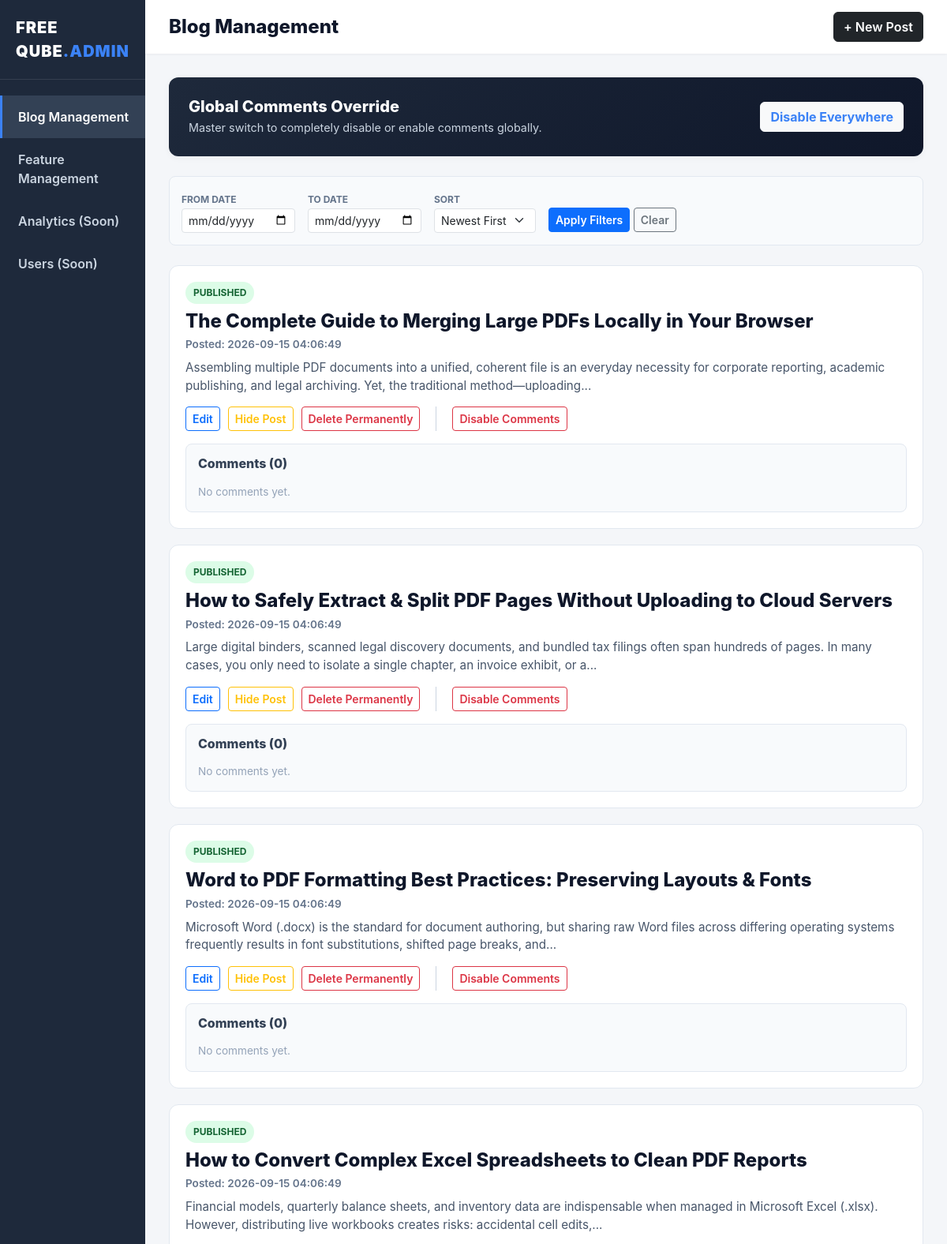
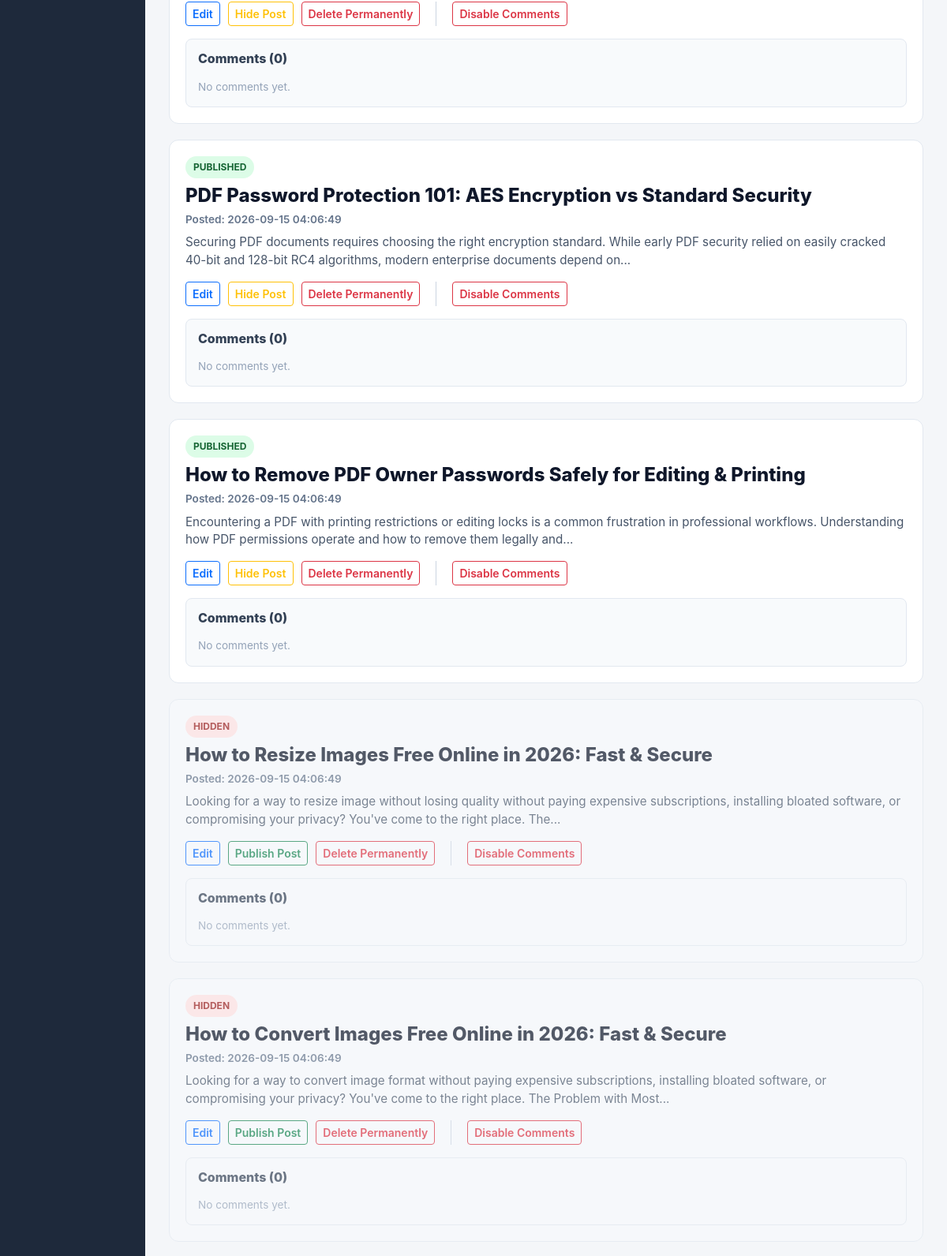
Screenshot of /admin/dashboard (signed in, upper part) with the database file from the repository (2 pictures, top to bottom).
### tables this page shows
CREATE TABLE blogs (
            id INTEGER PRIMARY KEY AUTOINCREMENT,
            title TEXT NOT NULL,
            slug TEXT UNIQUE NOT NULL,
            content TEXT NOT NULL,
            image_path TEXT,
            created_at TIMESTAMP DEFAULT CURRENT_TIMESTAMP
        , comments_enabled INTEGER DEFAULT 1, is_hidden INTEGER DEFAULT 0);

### routes/admin.py (the view)
@admin_bp.route('/dashboard', methods=['GET'])
def dashboard():
    if not session.get('admin_logged_in'):
        return redirect(url_for('admin.login'))
    conn = get_db_connection()
    c = conn.cursor()
    c.execute("SELECT value FROM settings WHERE key = 'global_comments_enabled'")
    row = c.fetchone()
    global_comments_enabled = (row['value'] == '1') if row else True
    c.execute("SELECT key, value FROM settings WHERE key LIKE 'feature_%'")
    f_rows = c.fetchall()
    feature_dict = {r['key']: (r['value'] == '1') for r in f_rows}
    features_grouped = []
    for group in FEATURE_GROUPS:
        grp = dict(group)
        grp['is_enabled'] = feature_dict.get(grp['key'], True)
        grp_children = []
        for child in grp.get('children', []):
            child_dict = dict(child) # VERY IMPORTANT: DO NOT USE 'c'
            child_dict['is_enabled'] = feature_dict.get(child_dict['key'], True)
            grp_children.append(child_dict)
        grp['children'] = grp_children
        features_grouped.append(grp)
    date_from = request.args.get('date_from')
    date_to = request.args.get('date_to')
    sort = request.args.get('sort', 'DESC')
    if sort not in ['ASC', 'DESC']: sort = 'DESC'
    query = "SELECT * FROM blogs"
    params = []
    conditions = []
    if date_from:
        conditions.append("date(created_at) >= ?")
        params.append(date_from)
    if date_to:
        conditions.append("date(created_at) <= ?")
        params.append(date_to)
    if conditions:
        query += " WHERE " + " AND ".join(conditions)
    query += f" ORDER BY created_at {sort}"
    c.execute(query, params)
    blogs_raw = c.fetchall()
    blogs = []
    for b in blogs_raw:
        blog_dict = dict(b)
        c.execute("SELECT * FROM comments WHERE blog_id = ? ORDER BY created_at ASC", (b['id'],))
        blog_dict['comments'] = c.fetchall()
        blogs.append(blog_dict)
    conn.close()
    active_tab = request.args.get('tab', 'blogs')
    return render_template('admin_dashboard.html',
                           blogs=blogs,
                           global_comments_enabled=global_comments_enabled,
                           features_grouped=features_grouped,
                           sort=sort,
                           date_from=date_from or '',
                           date_to=date_to or '',
                           active_tab=active_tab)

### app.py (called while the page is built)
@app.before_request
def set_language():
    lang = request.args.get('lang')
    if lang in SUPPORTED_LANGUAGES:
        g.lang = lang
    else:
        g.lang = request.cookies.get('lang', 'en')
        if g.lang not in SUPPORTED_LANGUAGES:
            g.lang = 'en'

@app.context_processor
def inject_translations():
    def t(key):
        if key in TRANSLATIONS and g.lang in TRANSLATIONS[key]:
            return TRANSLATIONS[key][g.lang]
        if key in TRANSLATIONS and 'en' in TRANSLATIONS[key]:
            return TRANSLATIONS[key]['en']
        return key
    return dict(t=t, current_lang=g.lang, supported_langs=SUPPORTED_LANGUAGES)
    return dict(t=t, current_lang=g.lang, supported_langs=SUPPORTED_LANGUAGES, year=2026)

@app.context_processor
def inject_features():
    try:
        conn = sqlite3.connect('blogs.db')
        conn.row_factory = sqlite3.Row
        c = conn.cursor()
        c.execute("SELECT key, value FROM settings WHERE key LIKE 'feature_%'")
        rows = c.fetchall()
        conn.close()
        features = defaultdict(lambda: True)
        for r in rows:
            features[r['key']] = (r['value'] == '1')
        return dict(features=features)
    except:
        return dict(features=defaultdict(lambda: True))

### routes/admin.py (called while the page is built)
def get_db_connection():
    conn = sqlite3.connect('blogs.db')
    conn.row_factory = sqlite3.Row
    return conn

### templates/admin_dashboard.html (shortened to what this page needs)
<!DOCTYPE html>
<html lang="en">
<head>
    <link href="https://cdn.jsdelivr.net/npm/bootstrap@5.3.0-alpha1/dist/css/bootstrap.min.css" rel="stylesheet">
    <link rel="stylesheet" href="https://cdnjs.cloudflare.com/ajax/libs/font-awesome/6.4.0/css/all.min.css">
    <link href="https://cdn.jsdelivr.net/npm/summernote@0.8.18/dist/summernote-lite.min.css" rel="stylesheet">
</head>
<body>
<div class="sidebar">
    <div class="sidebar-brand">FREE QUBE<span style="color:#3b82f6;">.ADMIN</span></div>
    <div style="flex-grow: 1; margin-top: 20px;" id="sidebarNav">
        <a class="nav-item {{ 'active' if active_tab == 'blogs' else '' }}" onclick="switchTab('blogs', this)">Blog Management</a>
        <a class="nav-item {{ 'active' if active_tab == 'features' else '' }}" onclick="switchTab('features', this)">Feature Management</a>
        <a class="nav-item">Analytics (Soon)</a>
        <a class="nav-item">Users (Soon)</a>
    </div>
</div>
<div class="main-content">
    <div id="tab-blogs" class="tab-section {{ 'active' if active_tab == 'blogs' else '' }}">
        <div class="topbar">
            <h4 style="margin: 0; font-weight: 800; color: #0f172a;">Blog Management</h4>
            <div>
                <button class="btn btn-dark" style="font-weight: 600;" data-bs-toggle="modal" data-bs-target="#createBlogModal">+ New Post</button>
            </div>
        </div>
        <div class="content-area">
            <div class="admin-card" style="background: linear-gradient(135deg, #1e293b 0%, #0f172a 100%); color: white; border: none;">
                <div class="d-flex justify-content-between align-items-center">
                    <div>
                        <h5 class="mb-1" style="font-weight: 800;">Global Comments Override</h5>
                        <p class="mb-0" style="font-size: 0.9rem; color: #cbd5e1;">Master switch to completely disable or enable comments globally.</p>
                    </div>
                    <button onclick="toggleGlobalComments()" class="btn btn-light" style="font-weight: 700; color: {{ '#3b82f6' if global_comments_enabled else '#ef4444' }}">
                        {{ 'Disable Everywhere' if global_comments_enabled else 'Enable Everywhere' }}
                    </button>
                </div>
            </div>
            <div class="controls-bar">
                <form method="GET" action="/admin/dashboard" class="d-flex gap-3 align-items-center w-100">
                    <div>
                        <label class="form-label" style="font-size: 0.75rem; font-weight: 700; color: #64748b; margin-bottom: 2px;">FROM DATE</label>
                        <input type="date" name="date_from" class="form-control form-control-sm" value="{{ date_from }}">
                    </div>
                    <div>
                        <label class="form-label" style="font-size: 0.75rem; font-weight: 700; color: #64748b; margin-bottom: 2px;">TO DATE</label>
                        <input type="date" name="date_to" class="form-control form-control-sm" value="{{ date_to }}">
                    </div>
                    <div>
                        <label class="form-label" style="font-size: 0.75rem; font-weight: 700; color: #64748b; margin-bottom: 2px;">SORT</label>
                        <select name="sort" class="form-select form-select-sm">
                            <option value="DESC" {% if sort == 'DESC' %}selected{% endif %}>Newest First</option>
                        </select>
                    </div>
                    <div class="mt-4">
                        <button type="submit" class="btn btn-sm btn-primary" style="font-weight: 600;">Apply Filters</button>
                        <a href="/admin/dashboard?tab=blogs" class="btn btn-sm btn-outline-secondary" style="font-weight: 600;">Clear</a>
                    </div>
                </form>
            </div>
            <div class="blog-row">
                {% for blog in blogs %}
                <div class="blog-item {{ 'hidden-blog' if blog.is_hidden else '' }}">
                    <div class="d-flex justify-content-between align-items-start mb-2">
                        <div>
                            <span class="badge-custom {{ 'badge-hidden' if blog.is_hidden else 'badge-visible' }} mb-2 d-inline-block">
                                {{ 'HIDDEN' if blog.is_hidden else 'PUBLISHED' }}
                            </span>
                            <h4 style="font-weight: 800; color: #0f172a; margin-bottom: 5px;">{{ blog.title }}</h4>
                            <div style="font-size: 0.85rem; color: #64748b; font-weight: 600;">Posted: {{ blog.created_at }}</div>
                        </div>
                    </div>
                    <p style="color: #475569; font-size: 0.95rem; margin-bottom: 15px;">{{ blog.content | striptags | truncate(200) }}</p>
                    <div class="blog-actions">
                        <button class="btn btn-sm btn-outline-primary" style="font-weight: 600;"
                            data-id="{{ blog.id }}"
                            data-title="{{ blog.title | escape }}"
                            data-content="{{ blog.content | escape }}"
                            data-image="{{ blog.image_path or '' }}"
                            onclick="openEditModal(this)">Edit</button>
                        <button class="btn btn-sm {{ 'btn-outline-success' if blog.is_hidden else 'btn-outline-warning' }}" style="font-weight: 600;" onclick="toggleVisibility({{ blog.id }})">
                            {{ 'Publish Post' if blog.is_hidden else 'Hide Post' }}
                        </button>
                        <button class="btn btn-sm btn-outline-danger" style="font-weight: 600;" onclick="deleteBlog({{ blog.id }})">Delete Permanently</button>
                        <button class="btn btn-sm {{ 'btn-outline-danger' if blog.comments_enabled else 'btn-outline-success' }}" style="font-weight: 600;" onclick="toggleComments({{ blog.id }})">
                            {{ 'Disable Comments' if blog.comments_enabled else 'Enable Comments' }}
                        </button>
                    </div>
                    <div class="mt-3" style="background: #f8fafc; border: 1px solid #e2e8f0; border-radius: 8px; padding: 15px;">
                        <h6 style="font-weight: 800; color: #334155; margin-bottom: 15px;">Comments ({{ blog.comments|length }})</h6>
                        {% for comment in blog.comments %}
                        <div class="d-flex justify-content-between align-items-center mb-2 pb-2" style="border-bottom: 1px solid #e2e8f0;">
                            <div style="font-size: 0.9rem;">
                                <strong style="color: #0f172a;">{{ comment.author_name }}:</strong> <span style="color: #475569;">{{ comment.content }}</span>
                                <div style="font-size: 0.75rem; color: #94a3b8;">{{ comment.created_at }}</div>
                            </div>
                            <button class="btn btn-sm btn-link text-danger" style="font-weight: 700; text-decoration: none;" onclick="deleteComment({{ comment.id }})">Delete</button>
                        </div>
                        {% else %}
                        <div style="font-size: 0.85rem; color: #94a3b8;">No comments yet.</div>
                        {% endfor %}
                    </div>
                </div>
                {% else %}
                <div class="text-center" style="padding: 60px; color: #64748b; border: 2px dashed #cbd5e1; border-radius: 12px;">
                    <h5>No blogs found.</h5>
                </div>
                {% endfor %}
            </div>
        </div>
    </div>
                </div>
</body>
</html>

### templates/admin_dashboard.html (style rules this page uses)
body { font-family: 'Inter', system-ui, sans-serif; background: #f4f6f9; color: #333; margin: 0; display: flex; height: 100vh; overflow: hidden; }
.sidebar { width: 260px; background: #1e293b; color: #fff; display: flex; flex-direction: column; }
.sidebar-brand { padding: 20px; font-weight: 900; font-size: 1.25rem; letter-spacing: 0.05em; border-bottom: 1px solid rgba(255,255,255,0.1); }
.nav-item { padding: 15px 20px; color: #cbd5e1; text-decoration: none; font-weight: 600; display: flex; align-items: center; border-left: 3px solid transparent; transition: 0.2s; cursor: pointer; }
.nav-item:hover, .nav-item.active { background: #334155; color: white; border-left-color: #3b82f6; }
.main-content { flex-grow: 1; display: flex; flex-direction: column; overflow-y: auto; }
.topbar { background: #fff; padding: 15px 30px; box-shadow: 0 1px 3px rgba(0,0,0,0.05); display: flex; justify-content: space-between; align-items: center; }
.content-area { padding: 30px; }
.tab-section { display: none; }
.tab-section.active { display: block; }
.admin-card { background: #fff; border-radius: 12px; box-shadow: 0 2px 10px rgba(0,0,0,0.04); padding: 25px; margin-bottom: 25px; border: 1px solid #e2e8f0; }
.controls-bar { background: #f8fafc; padding: 15px; border-radius: 8px; display: flex; gap: 15px; align-items: center; flex-wrap: wrap; margin-bottom: 25px; border: 1px solid #e2e8f0; }
.blog-row { display: flex; flex-direction: column; gap: 20px; }
.blog-item { background: #fff; border: 1px solid #e2e8f0; border-radius: 12px; padding: 20px; transition: 0.2s; position: relative; }
.blog-item.hidden-blog { background: #f8fafc; opacity: 0.7; }
.blog-actions { display: flex; gap: 10px; margin-top: 15px; }
.badge-custom { padding: 5px 10px; border-radius: 20px; font-size: 0.75rem; font-weight: 700; }
.badge-visible { background: #dcfce7; color: #166534; }
.badge-hidden { background: #fee2e2; color: #991b1b; }

### rows the page displays
blogs: is_hidden "PUBLISHED", title "The Complete Guide to Merging Large PDFs Locally in Your Browser", created_at "2026-09-15 04:06:49", content "Assembling multiple PDF documents into a unified, coherent file is an everyday necessity for corporate reporting, academic publishing, and legal archiving. Yet, the traditional method—uploading...", is_hidden "Hide Post", comments_enabled "Disable Comments", comments|length "0"
blogs: is_hidden "PUBLISHED", title "How to Safely Extract & Split PDF Pages Without Uploading to Cloud Servers", created_at "2026-09-15 04:06:49", content "Large digital binders, scanned legal discovery documents, and bundled tax filings often span hundreds of pages. In many cases, you only need to isolate a single chapter, an invoice exhibit, or a...", is_hidden "Hide Post", comments_enabled "Disable Comments", comments|length "0"
blogs: is_hidden "PUBLISHED", title "Word to PDF Formatting Best Practices: Preserving Layouts & Fonts", created_at "2026-09-15 04:06:49", content "Microsoft Word (.docx) is the standard for document authoring, but sharing raw Word files across differing operating systems frequently results in font substitutions, shifted page breaks, and...", is_hidden "Hide Post", comments_enabled "Disable Comments", comments|length "0"
blogs: is_hidden "PUBLISHED", title "How to Convert Complex Excel Spreadsheets to Clean PDF Reports", created_at "2026-09-15 04:06:49", content "Financial models, quarterly balance sheets, and inventory data are indispensable when managed in Microsoft Excel (.xlsx). However, distributing live workbooks creates risks: accidental cell edits,...", is_hidden "Hide Post", comments_enabled "Disable Comments", comments|length "0"
blogs: is_hidden "PUBLISHED", title "PDF Password Protection 101: AES Encryption vs Standard Security", created_at "2026-09-15 04:06:49", content "Securing PDF documents requires choosing the right encryption standard. While early PDF security relied on easily cracked 40-bit and 128-bit RC4 algorithms, modern enterprise documents depend on...", is_hidden "Hide Post", comments_enabled "Disable Comments", comments|length "0"
blogs: is_hidden "PUBLISHED", title "How to Remove PDF Owner Passwords Safely for Editing & Printing", created_at "2026-09-15 04:06:49", content "Encountering a PDF with printing restrictions or editing locks is a common frustration in professional workflows. Understanding how PDF permissions operate and how to remove them legally and...", is_hidden "Hide Post", comments_enabled "Disable Comments", comments|length "0"
blogs: is_hidden "HIDDEN", title "How to Resize Images Free Online in 2026: Fast & Secure", created_at "2026-09-15 04:06:49", content "Looking for a way to resize image without losing quality without paying expensive subscriptions, installing bloated software, or compromising your privacy? You've come to the right place. The...", is_hidden "Publish Post", comments_enabled "Disable Comments", comments|length "0"
blogs: is_hidden "HIDDEN", title "How to Convert Images Free Online in 2026: Fast & Secure", created_at "2026-09-15 04:06:49", content "Looking for a way to convert image format without paying expensive subscriptions, installing bloated software, or compromising your privacy? You've come to the right place. The Problem with Most...", is_hidden "Publish Post", comments_enabled "Disable Comments", comments|length "0"
